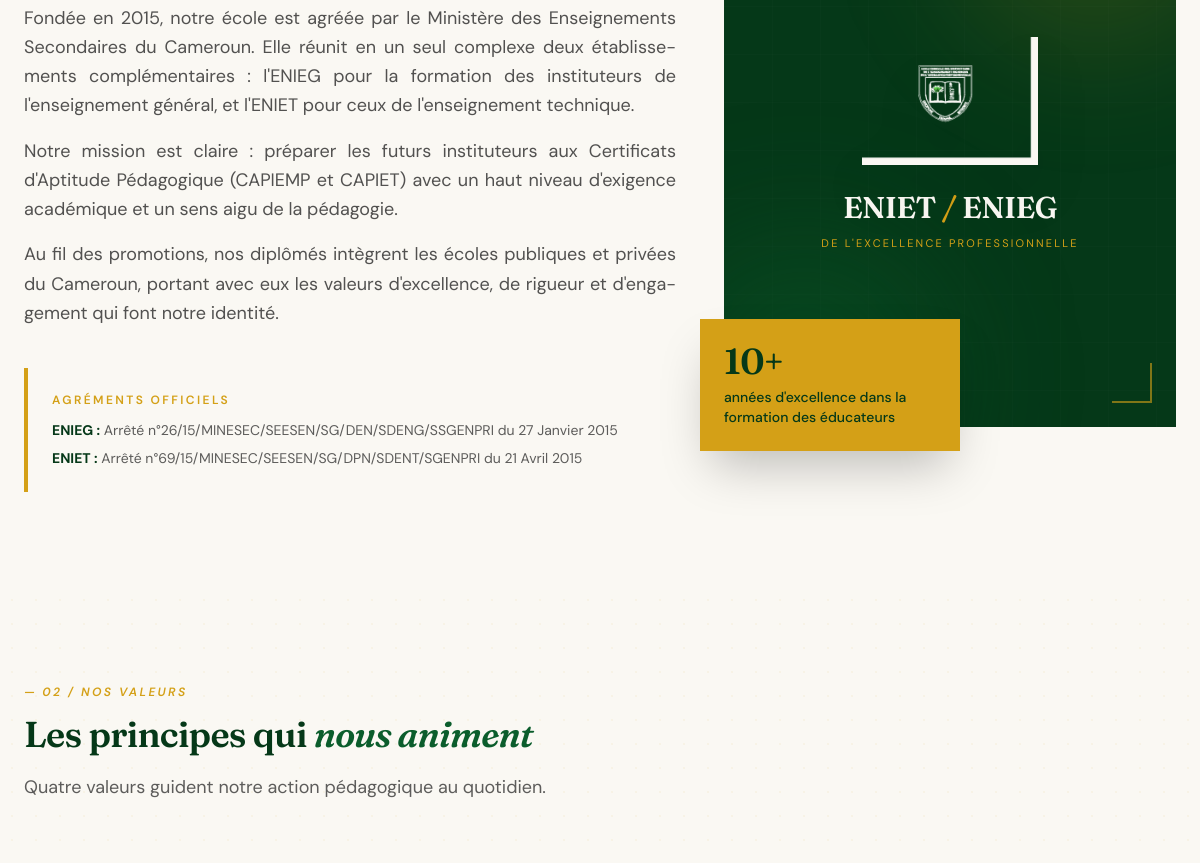
The app's page /fr/ecole/ (middle part), older data.
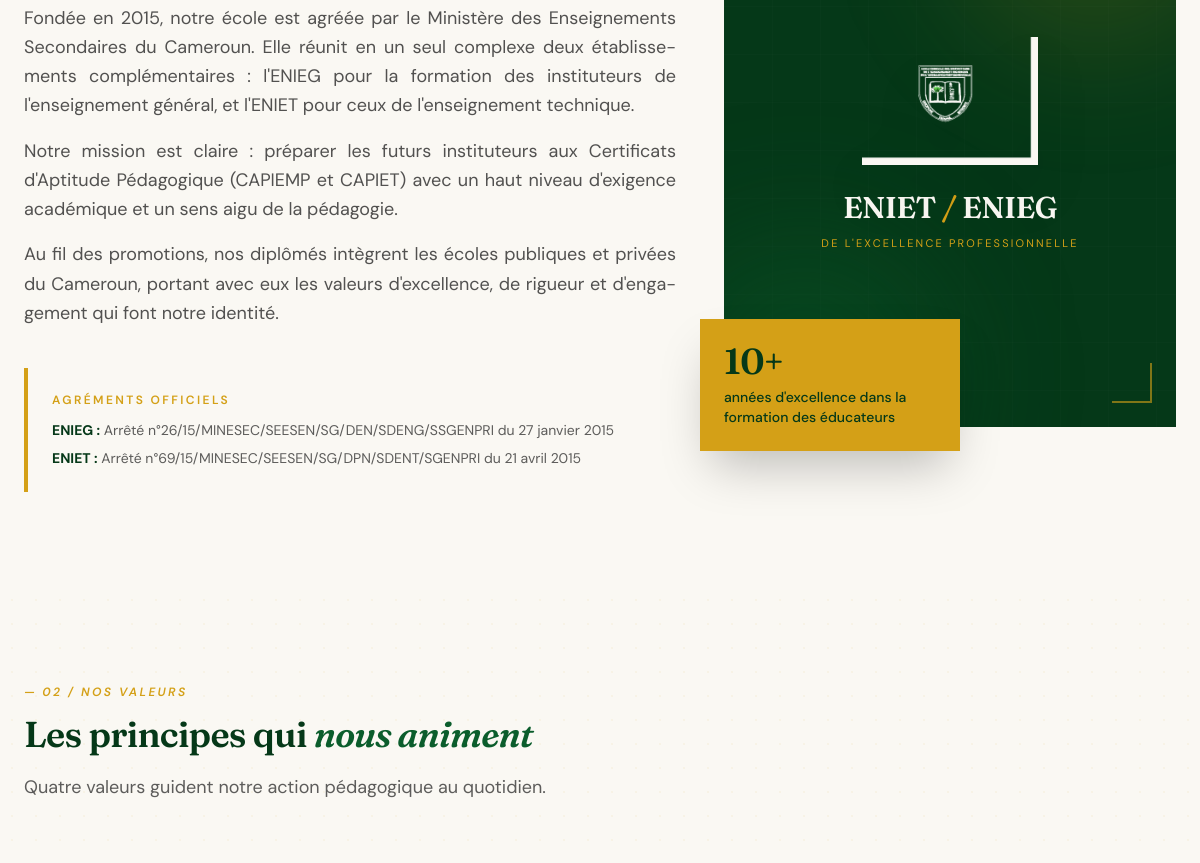
The same page, newer data.
### apps/pages/models.py (models this page shows, shortened)
class SiteSettings(TimeStampedModel):
    nom_etablissement = models.CharField(
        _('Nom de l\'établissement'),
        max_length=200,
        default='ENIET / ENIEG de l\'Excellence Professionnelle',
        help_text=_('Affiché dans le footer et les emails'),
    )
    devise = models.CharField(
        _('Devise'),
        max_length=200,
        default='Excellence Professionnelle',
        blank=True,
    )
    description_courte = models.TextField(
        _('Description courte'),
        max_length=500,
        default='École Normale d\'Instituteurs de l\'Enseignement Général et Technique. Établissement agréé par le MINESEC.',
        help_text=_('Utilisée dans le footer et les méta-descriptions par défaut'),
    )
    email_principal = models.EmailField(
        _('Email principal'),
        default='efpsaf@yahoo.fr',
    )
    email_contact = models.EmailField(
        _('Email de contact'),
        default='efpsaf@yahoo.fr',
        help_text=_('Email qui reçoit les messages du formulaire de contact'),
    )
    telephone_1 = models.CharField(
        _('Téléphone principal'),
        max_length=30,
        default='+237 696 16 20 16',
    )
    telephone_2 = models.CharField(
        _('Téléphone secondaire'),
        max_length=30,
        default='+237 672 46 70 70',
        blank=True,
    )
    telephone_3 = models.CharField(
        _('Téléphone 3'),
        max_length=30,
        default='+237 678 46 96 64',
        blank=True,
    )
    adresse_ligne_1 = models.CharField(
        _('Adresse - ligne 1'),
        max_length=200,
        default='Yassa, Entrée Planète Voyage',
    )
    adresse_ligne_2 = models.CharField(
        _('Adresse - ligne 2'),
        max_length=200,
        default='Douala, Cameroun',
        blank=True,
    )
    boite_postale = models.CharField(
        _('Boîte postale'),
        max_length=50,
        default='BP 4100 Douala',
        blank=True,
    )
    latitude = models.DecimalField(
        _('Latitude'),
        max_digits=10,
        decimal_places=7,
        default=4.0511,
        help_text=_('Coordonnée GPS pour la carte (ex: 4.0511 pour Douala)'),
    )
    longitude = models.DecimalField(
        _('Longitude'),
        max_digits=10,
        decimal_places=7,
        default=9.7547,
        help_text=_('Coordonnée GPS pour la carte'),
    )
    horaires_semaine = models.CharField(
        _('Horaires lundi-vendredi'),
        max_length=100,
        default='07h30 — 17h00',
        blank=True,
    )
    horaires_samedi = models.CharField(
        _('Horaires samedi'),
        max_length=100,
        default='08h00 — 13h00',
        blank=True,
    )
    facebook_url = models.URLField(_('URL Facebook'), blank=True)
    instagram_url = models.URLField(_('URL Instagram'), blank=True)
    youtube_url = models.URLField(_('URL YouTube'), blank=True)
    linkedin_url = models.URLField(_('URL LinkedIn'), blank=True)
    arrete_eniet = models.CharField(
        _('N° arrêté ENIET'),
        max_length=100,
        default='n°69/15/MINESEC/SEESEN/SG/DPN/SDENT/SGENPRI du 21 Avril 2015',
        blank=True,
    )
    arrete_enieg = models.CharField(
        _('N° arrêté ENIEG'),
        max_length=100,
        default='n°26/15/MINESEC/SEESEN/SG/DEN/SDENG/SSGENPRI du 27 Janvier 2015',
        blank=True,
    )
    annee_scolaire = models.CharField(
        _('Année scolaire en cours'),
        max_length=20,
        default='2025-2026',
        help_text=_('Format : YYYY-YYYY'),
    )
    class Meta:
        verbose_name = _('Paramètre du site')
        verbose_name_plural = _('Paramètres du site')
    @classmethod
    def load(cls):
        obj, created = cls.objects.get_or_create(pk=1)
        return obj

### apps/pages/views.py (the view)
# urls.py: path('', views.ecole_view, name='ecole'),
def ecole_view(request):
    valeurs = Valeur.objects.filter(actif=True)
    directeur = MembreDirection.objects.filter(
        actif=True,
        est_directeur=True
    ).first()
    autres_membres = MembreDirection.objects.filter(
        actif=True,
        est_directeur=False,
    )
    return render(request, 'pages/ecole.html', {
        'valeurs': valeurs,
        'directeur': directeur,
        'autres_membres': autres_membres,
    })

### apps/core/context_processors.py (called while the page is built, shortened)
def tinymce_key(request):
    return {
        'TINYMCE_API_KEY': getattr(settings, 'TINYMCE_API_KEY', '')
    }

def site_settings(request):
    return {
        'site_settings': SiteSettings.load(),
    }

def dashboard_badges(request):
    if not request.user.is_authenticated:
        return {}

### templates/pages/ecole.html (shortened to what this page needs)
{% extends "base_public.html" %}
{% load i18n static %}
{% block content %}
<section class="py-24">
    <div class="max-w-7xl mx-auto px-6 grid lg:grid-cols-12 gap-12 items-start">
        <div class="lg:col-span-7">
            <div class="space-y-4 text-ink/75 leading-relaxed text-lg">
                <p>
                </p>
                <p>
                </p>
                <p>
                </p>
            </div>
            <div class="mt-10 bg-cream border-l-4 border-accent p-6">
                <div class="text-xs uppercase tracking-[0.2em] text-accent font-semibold mb-3">
                    {% trans "Agréments officiels" %}
                </div>
                <div class="space-y-2 text-sm text-ink/70">
                    <div>
                        <strong class="text-primary-darker">ENIEG :</strong>
                        {% trans "Arrêté" %} {{ site_settings.arrete_enieg }}
                    </div>
                    <div>
                        <strong class="text-primary-darker">ENIET :</strong>
                        {% trans "Arrêté" %} {{ site_settings.arrete_eniet }}
                    </div>
                </div>
            </div>
        </div>
        <div class="lg:col-span-5">
            <div class="relative">
                <div class="relative aspect-[4/5] overflow-hidden bg-primary-darker text-cream flex items-center justify-center">
                    <div class="absolute -top-24 -right-16 w-72 h-72 bg-accent/15 rounded-full blur-3xl pointer-events-none"></div>
                    <div class="absolute bottom-6 right-6 w-10 h-10 border-b-2 border-r-2 border-accent/60"></div>
                    <div class="relative text-center px-8">
                        <img src="{% static 'images/logo_light.png' %}" alt="ENIET / ENIEG"
                             class="h-32 w-auto mx-auto mb-6 drop-shadow-2xl">
                        <div class="font-serif text-3xl font-semibold leading-tight">
                            ENIET <span class="text-accent">/</span> ENIEG
                        </div>
                        <div class="text-[11px] uppercase tracking-[0.2em] text-accent mt-2">
                            {% trans "de l'Excellence Professionnelle" %}
                        </div>
                    </div>
                </div>
                <div class="absolute -bottom-6 -left-6 bg-accent text-primary-darker p-6 max-w-[260px] shadow-2xl">
                    <div class="font-serif text-4xl font-semibold leading-none mb-2">10+</div>
                    <div class="text-sm font-medium">{% trans "années d'excellence dans la formation des éducateurs" %}</div>
                </div>
            </div>
        </div>
    </div>
</section>
<section class="py-24 bg-cream relative">
    <div class="absolute inset-0 opacity-40 pointer-events-none"
         style="background-image: radial-gradient(circle, rgba(212, 160, 23, 0.15) 1px, transparent 1px); background-size: 24px 24px;">
    </div>
    <div class="relative max-w-7xl mx-auto px-6">
        <div class="max-w-2xl mb-16">
            <div class="text-xs uppercase tracking-[0.2em] text-accent font-semibold italic mb-3">
                — 02 / {% trans "Nos valeurs" %}
            </div>
            <h2 class="font-serif text-3xl md:text-4xl text-primary-darker font-semibold leading-tight mb-4">
                {% trans "Les principes qui" %} <span class="italic text-primary">{% trans "nous animent" %}</span>
            </h2>
            <p class="text-ink/70 text-lg">
                {% trans "Quatre valeurs guident notre action pédagogique au quotidien." %}
            </p>
        </div>
    </div>
</section>
{% endblock %}

Row changes from the older to the newer data that the page shows:
changed SiteSettings: arrete_enieg "n°26/15/MINESEC/SEESEN/SG/DEN/SDENG/SSGENPRI du 27 Janvier 2015" → "n°26/15/MINESEC/SEESEN/SG/DEN/SDENG/SSGENPRI du 27 janvier 2015"; arrete_eniet "n°69/15/MINESEC/SEESEN/SG/DPN/SDENT/SGENPRI du 21 Avril 2015" → "n°69/15/MINESEC/SEESEN/SG/DPN/SDENT/SGENPRI du 21 avril 2015"
